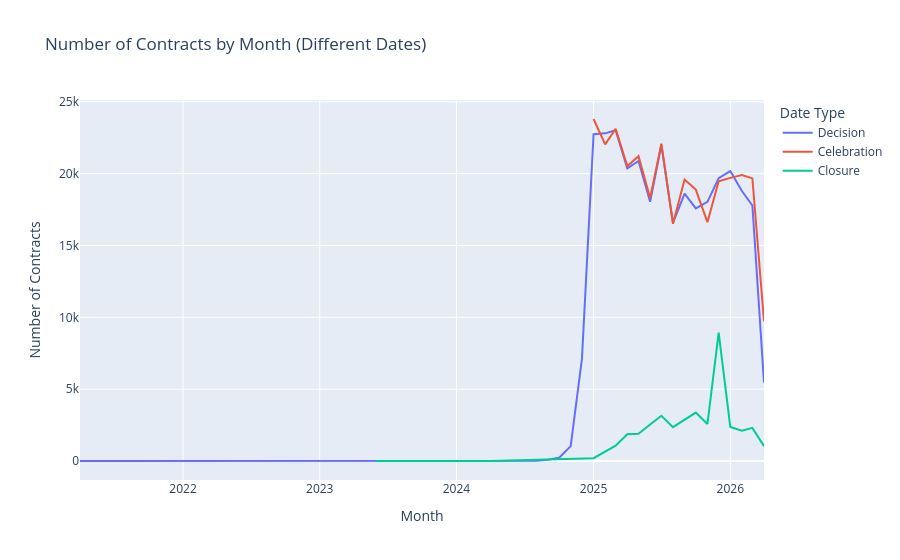

The notebook cell this image was saved under:
### Code cell
dfs = []

date_cols = {
    'dataDecisaoAdjudicacao': 'Decision',
    'dataCelebracaoContrato': 'Celebration',
    'dataFechoContrato': 'Closure'
}

for col, label in date_cols.items():
    df = (
        subset
        .dropna(subset=[col])
        .assign(month=subset[col].dt.to_period('M').dt.to_timestamp())
        .groupby('month')
        .size()
        .reset_index(name='number_of_contracts')
    )
    
    df['type'] = label
    dfs.append(df)

final_df = pd.concat(dfs)

fig = px.line(
    final_df,
    x='month',
    y='number_of_contracts',
    color='type',
    title='Number of Contracts by Month (Different Dates)',
    labels={
        'month': 'Month',
        'number_of_contracts': 'Number of Contracts',
        'type': 'Date Type'
    }
)

fig.show()

### Figure 1 — Plotly figure (JSON) as saved in the notebook; plotly's stock layout.template omitted (floating-point values rounded to 4 significant figures)
{"data": [{"hovertemplate": "Date Type=Decision<br>Month=%{x}<br>Number of Contracts=%{y}<extra></extra>", "legendgroup": "Decision", "line": {"color": "#636efa", "dash": "solid"}, "marker": {"symbol": "circle"}, "mode": "lines", "name": "Decision", "orientation": "v", "showlegend": true, "type": "scatter", "x": ["2021-04-01T00:00:00.000000", "2022-01-01T00:00:00.000000", "2022-03-01T00:00:00.000000", "2022-04-01T00:00:00.000000", "2022-05-01T00:00:00.000000", "2022-07-01T00:00:00.000000", "2022-09-01T00:00:00.000000", "2023-03-01T00:00:00.000000", "2023-04-01T00:00:00.000000", "2023-05-01T00:00:00.000000", "2023-07-01T00:00:00.000000", "2023-08-01T00:00:00.000000", "2023-09-01T00:00:00.000000", "2023-10-01T00:00:00.000000", "2023-11-01T00:00:00.000000", "2023-12-01T00:00:00.000000", "2024-01-01T00:00:00.000000", "2024-02-01T00:00:00.000000", "2024-03-01T00:00:00.000000", "2024-04-01T00:00:00.000000", "2024-05-01T00:00:00.000000", "2024-06-01T00:00:00.000000", "2024-07-01T00:00:00.000000", "2024-08-01T00:00:00.000000", "2024-09-01T00:00:00.000000", "2024-10-01T00:00:00.000000", "2024-11-01T00:00:00.000000", "2024-12-01T00:00:00.000000", "2025-01-01T00:00:00.000000", "2025-02-01T00:00:00.000000", "2025-03-01T00:00:00.000000", "2025-04-01T00:00:00.000000", "2025-05-01T00:00:00.000000", "2025-06-01T00:00:00.000000", "2025-07-01T00:00:00.000000", "2025-08-01T00:00:00.000000", "2025-09-01T00:00:00.000000", "2025-10-01T00:00:00.000000", "2025-11-01T00:00:00.000000", "2025-12-01T00:00:00.000000", "2026-01-01T00:00:00.000000", "2026-02-01T00:00:00.000000", "2026-03-01T00:00:00.000000", "2026-04-01T00:00:00.000000"], "xaxis": "x", "y": [1, 1, 1, 1, 1, 1, 1, 1, 1, 2, 1, 2, 2, 2, 3, 4, 10, 4, 13, 8, 26, 14, 42, 26, 91, 229, 1037, 7125, 22748, 22804, 23023, 20371, 20880, 18038, 21996, 16570, 18603, 17585, 18034, 19680, 20178, 18791, 17783, 5458], "yaxis": "y"}, {"hovertemplate": "Date Type=Celebration<br>Month=%{x}<br>Number of Contracts=%{y}<extra></extra>", "legendgroup": "Celebration", "line": {"color": "#EF553B", "dash": "solid"}, "marker": {"symbol": "circle"}, "mode": "lines", "name": "Celebration", "orientation": "v", "showlegend": true, "type": "scatter", "x": ["2025-01-01T00:00:00.000000", "2025-02-01T00:00:00.000000", "2025-03-01T00:00:00.000000", "2025-04-01T00:00:00.000000", "2025-05-01T00:00:00.000000", "2025-06-01T00:00:00.000000", "2025-07-01T00:00:00.000000", "2025-08-01T00:00:00.000000", "2025-09-01T00:00:00.000000", "2025-10-01T00:00:00.000000", "2025-11-01T00:00:00.000000", "2025-12-01T00:00:00.000000", "2026-01-01T00:00:00.000000", "2026-02-01T00:00:00.000000", "2026-03-01T00:00:00.000000", "2026-04-01T00:00:00.000000"], "xaxis": "x", "y": [23804, 22038, 23127, 20522, 21219, 18297, 22089, 16505, 19595, 18892, 16621, 19473, 19707, 19911, 19670, 9722], "yaxis": "y"}, {"hovertemplate": "Date Type=Closure<br>Month=%{x}<br>Number of Contracts=%{y}<extra></extra>", "legendgroup": "Closure", "line": {"color": "#00cc96", "dash": "solid"}, "marker": {"symbol": "circle"}, "mode": "lines", "name": "Closure", "orientation": "v", "showlegend": true, "type": "scatter", "x": ["2023-06-01T00:00:00.000000", "2023-09-01T00:00:00.000000", "2024-02-01T00:00:00.000000", "2024-04-01T00:00:00.000000", "2025-01-01T00:00:00.000000", "2025-02-01T00:00:00.000000", "2025-03-01T00:00:00.000000", "2025-04-01T00:00:00.000000", "2025-05-01T00:00:00.000000", "2025-06-01T00:00:00.000000", "2025-07-01T00:00:00.000000", "2025-08-01T00:00:00.000000", "2025-09-01T00:00:00.000000", "2025-10-01T00:00:00.000000", "2025-11-01T00:00:00.000000", "2025-12-01T00:00:00.000000", "2026-01-01T00:00:00.000000", "2026-02-01T00:00:00.000000", "2026-03-01T00:00:00.000000", "2026-04-01T00:00:00.000000"], "xaxis": "x", "y": [1, 1, 1, 1, 197, 657, 1069, 1868, 1898, 2547, 3151, 2357, 2859, 3372, 2580, 8940, 2376, 2109, 2308, 1029], "yaxis": "y"}], "layout": {"legend": {"title": {"text": "Date Type"}, "tracegroupgap": 0}, "title": {"text": "Number of Contracts by Month (Different Dates)"}, "xaxis": {"anchor": "y", "domain": [0, 1], "title": {"text": "Month"}}, "yaxis": {"anchor": "x", "domain": [0, 1], "title": {"text": "Number of Contracts"}}}}
